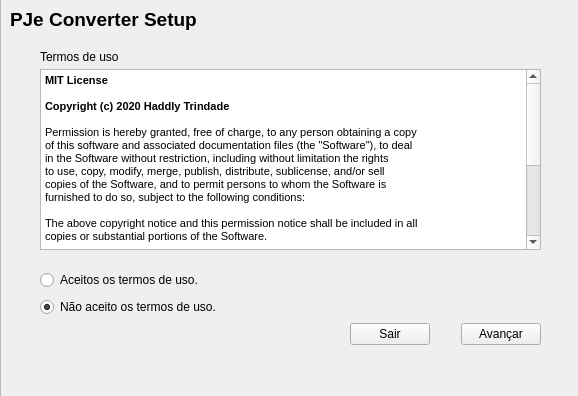
<?xml version="1.0" encoding="UTF-8"?>
<ui version="4.0">
 <class>Pje_converter_setup</class>
 <widget class="QMainWindow" name="Pje_converter_setup">
  <property name="geometry">
   <rect>
    <x>0</x>
    <y>0</y>
    <width>578</width>
    <height>396</height>
   </rect>
  </property>
  <property name="windowTitle">
   <string>PJe Converter Setup</string>
  </property>
  <property name="windowIcon">
   <iconset resource="resources_pje.qrc">
    <normaloff>:/TJRN/pjeMini.png</normaloff>:/TJRN/pjeMini.png</iconset>
  </property>
  <widget class="QWidget" name="centralwidget">
   <widget class="QFrame" name="frame">
    <property name="geometry">
     <rect>
      <x>0</x>
      <y>-1</y>
      <width>581</width>
      <height>401</height>
     </rect>
    </property>
    <property name="frameShape">
     <enum>QFrame::StyledPanel</enum>
    </property>
    <property name="frameShadow">
     <enum>QFrame::Raised</enum>
    </property>
    <widget class="QLabel" name="label_pje_converter_center">
     <property name="geometry">
      <rect>
       <x>10</x>
       <y>0</y>
       <width>281</width>
       <height>41</height>
      </rect>
     </property>
     <property name="font">
      <font>
       <pointsize>14</pointsize>
       <weight>75</weight>
       <bold>true</bold>
      </font>
     </property>
     <property name="text">
      <string>PJe Converter Setup</string>
     </property>
    </widget>
    <widget class="QWidget" name="horizontalLayoutWidget">
     <property name="geometry">
      <rect>
       <x>350</x>
       <y>300</y>
       <width>191</width>
       <height>71</height>
      </rect>
     </property>
     <layout class="QHBoxLayout" name="horizontalLayout">
      <item>
       <widget class="QPushButton" name="button_exit">
        <property name="text">
         <string>Sair</string>
        </property>
       </widget>
      </item>
      <item>
       <spacer name="horizontalSpacer">
        <property name="orientation">
         <enum>Qt::Horizontal</enum>
        </property>
        <property name="sizeHint" stdset="0">
         <size>
          <width>40</width>
          <height>20</height>
         </size>
        </property>
       </spacer>
      </item>
      <item>
       <widget class="QPushButton" name="button_next">
        <property name="text">
         <string>Avançar</string>
        </property>
       </widget>
      </item>
     </layout>
    </widget>
    <widget class="QTextEdit" name="terms_use">
     <property name="geometry">
      <rect>
       <x>40</x>
       <y>70</y>
       <width>501</width>
       <height>181</height>
      </rect>
     </property>
     <property name="html">
      <string>&lt;!DOCTYPE HTML PUBLIC &quot;-//W3C//DTD HTML 4.0//EN&quot; &quot;http://www.w3.org/TR/REC-html40/strict.dtd&quot;&gt;
&lt;html&gt;&lt;head&gt;&lt;meta name=&quot;qrichtext&quot; content=&quot;1&quot; /&gt;&lt;style type=&quot;text/css&quot;&gt;
p, li { white-space: pre-wrap; }
&lt;/style&gt;&lt;/head&gt;&lt;body style=&quot; font-family:'MS Shell Dlg 2'; font-size:8.25pt; font-weight:400; font-style:normal;&quot;&gt;
&lt;p style=&quot; margin-top:0px; margin-bottom:0px; margin-left:0px; margin-right:0px; -qt-block-indent:0; text-indent:0px;&quot;&gt;&lt;span style=&quot; font-family:'MS Shell Dlg 2'; font-weight:600;&quot;&gt;MIT License&lt;/span&gt;&lt;/p&gt;
&lt;p style=&quot;-qt-paragraph-type:empty; margin-top:0px; margin-bottom:0px; margin-left:0px; margin-right:0px; -qt-block-indent:0; text-indent:0px; font-family:'MS Shell Dlg 2';&quot;&gt;&lt;br /&gt;&lt;/p&gt;
&lt;p style=&quot; margin-top:0px; margin-bottom:0px; margin-left:0px; margin-right:0px; -qt-block-indent:0; text-indent:0px;&quot;&gt;&lt;span style=&quot; font-family:'MS Shell Dlg 2'; font-weight:600;&quot;&gt;Copyright (c) 2020 Haddly Trindade&lt;/span&gt;&lt;/p&gt;
&lt;p style=&quot;-qt-paragraph-type:empty; margin-top:0px; margin-bottom:0px; margin-left:0px; margin-right:0px; -qt-block-indent:0; text-indent:0px; font-family:'MS Shell Dlg 2';&quot;&gt;&lt;br /&gt;&lt;/p&gt;
&lt;p style=&quot; margin-top:0px; margin-bottom:0px; margin-left:0px; margin-right:0px; -qt-block-indent:0; text-indent:0px;&quot;&gt;&lt;span style=&quot; font-family:'MS Shell Dlg 2';&quot;&gt;Permission is hereby granted, free of charge, to any person obtaining a copy&lt;/span&gt;&lt;/p&gt;
&lt;p style=&quot; margin-top:0px; margin-bottom:0px; margin-left:0px; margin-right:0px; -qt-block-indent:0; text-indent:0px;&quot;&gt;&lt;span style=&quot; font-family:'MS Shell Dlg 2';&quot;&gt;of this software and associated documentation files (the &amp;quot;Software&amp;quot;), to deal&lt;/span&gt;&lt;/p&gt;
&lt;p style=&quot; margin-top:0px; margin-bottom:0px; margin-left:0px; margin-right:0px; -qt-block-indent:0; text-indent:0px;&quot;&gt;&lt;span style=&quot; font-family:'MS Shell Dlg 2';&quot;&gt;in the Software without restriction, including without limitation the rights&lt;/span&gt;&lt;/p&gt;
&lt;p style=&quot; margin-top:0px; margin-bottom:0px; margin-left:0px; margin-right:0px; -qt-block-indent:0; text-indent:0px;&quot;&gt;&lt;span style=&quot; font-family:'MS Shell Dlg 2';&quot;&gt;to use, copy, modify, merge, publish, distribute, sublicense, and/or sell&lt;/span&gt;&lt;/p&gt;
&lt;p style=&quot; margin-top:0px; margin-bottom:0px; margin-left:0px; margin-right:0px; -qt-block-indent:0; text-indent:0px;&quot;&gt;&lt;span style=&quot; font-family:'MS Shell Dlg 2';&quot;&gt;copies of the Software, and to permit persons to whom the Software is&lt;/span&gt;&lt;/p&gt;
&lt;p style=&quot; margin-top:0px; margin-bottom:0px; margin-left:0px; margin-right:0px; -qt-block-indent:0; text-indent:0px;&quot;&gt;&lt;span style=&quot; font-family:'MS Shell Dlg 2';&quot;&gt;furnished to do so, subject to the following conditions:&lt;/span&gt;&lt;/p&gt;
&lt;p style=&quot;-qt-paragraph-type:empty; margin-top:0px; margin-bottom:0px; margin-left:0px; margin-right:0px; -qt-block-indent:0; text-indent:0px; font-family:'MS Shell Dlg 2';&quot;&gt;&lt;br /&gt;&lt;/p&gt;
&lt;p style=&quot; margin-top:0px; margin-bottom:0px; margin-left:0px; margin-right:0px; -qt-block-indent:0; text-indent:0px;&quot;&gt;&lt;span style=&quot; font-family:'MS Shell Dlg 2';&quot;&gt;The above copyright notice and this permission notice shall be included in all&lt;/span&gt;&lt;/p&gt;
&lt;p style=&quot; margin-top:0px; margin-bottom:0px; margin-left:0px; margin-right:0px; -qt-block-indent:0; text-indent:0px;&quot;&gt;&lt;span style=&quot; font-family:'MS Shell Dlg 2';&quot;&gt;copies or substantial portions of the Software.&lt;/span&gt;&lt;/p&gt;
&lt;p style=&quot;-qt-paragraph-type:empty; margin-top:0px; margin-bottom:0px; margin-left:0px; margin-right:0px; -qt-block-indent:0; text-indent:0px; font-family:'MS Shell Dlg 2';&quot;&gt;&lt;br /&gt;&lt;/p&gt;
&lt;p style=&quot; margin-top:0px; margin-bottom:0px; margin-left:0px; margin-right:0px; -qt-block-indent:0; text-indent:0px;&quot;&gt;&lt;span style=&quot; font-family:'MS Shell Dlg 2';&quot;&gt;THE SOFTWARE IS PROVIDED &amp;quot;AS IS&amp;quot;, WITHOUT WARRANTY OF ANY KIND, EXPRESS OR&lt;/span&gt;&lt;/p&gt;
&lt;p style=&quot; margin-top:0px; margin-bottom:0px; margin-left:0px; margin-right:0px; -qt-block-indent:0; text-indent:0px;&quot;&gt;&lt;span style=&quot; font-family:'MS Shell Dlg 2';&quot;&gt;IMPLIED, INCLUDING BUT NOT LIMITED TO THE WARRANTIES OF MERCHANTABILITY,&lt;/span&gt;&lt;/p&gt;
&lt;p style=&quot; margin-top:0px; margin-bottom:0px; margin-left:0px; margin-right:0px; -qt-block-indent:0; text-indent:0px;&quot;&gt;&lt;span style=&quot; font-family:'MS Shell Dlg 2';&quot;&gt;FITNESS FOR A PARTICULAR PURPOSE AND NONINFRINGEMENT. IN NO EVENT SHALL THE&lt;/span&gt;&lt;/p&gt;
&lt;p style=&quot; margin-top:0px; margin-bottom:0px; margin-left:0px; margin-right:0px; -qt-block-indent:0; text-indent:0px;&quot;&gt;&lt;span style=&quot; font-family:'MS Shell Dlg 2';&quot;&gt;AUTHORS OR COPYRIGHT HOLDERS BE LIABLE FOR ANY CLAIM, DAMAGES OR OTHER&lt;/span&gt;&lt;/p&gt;
&lt;p style=&quot; margin-top:0px; margin-bottom:0px; margin-left:0px; margin-right:0px; -qt-block-indent:0; text-indent:0px;&quot;&gt;&lt;span style=&quot; font-family:'MS Shell Dlg 2';&quot;&gt;LIABILITY, WHETHER IN AN ACTION OF CONTRACT, TORT OR OTHERWISE, ARISING FROM,&lt;/span&gt;&lt;/p&gt;
&lt;p style=&quot; margin-top:0px; margin-bottom:0px; margin-left:0px; margin-right:0px; -qt-block-indent:0; text-indent:0px;&quot;&gt;&lt;span style=&quot; font-family:'MS Shell Dlg 2';&quot;&gt;OUT OF OR IN CONNECTION WITH THE SOFTWARE OR THE USE OR OTHER DEALINGS IN THE&lt;/span&gt;&lt;/p&gt;
&lt;p style=&quot; margin-top:0px; margin-bottom:0px; margin-left:0px; margin-right:0px; -qt-block-indent:0; text-indent:0px;&quot;&gt;&lt;span style=&quot; font-family:'MS Shell Dlg 2';&quot;&gt;SOFTWARE.&lt;/span&gt;&lt;/p&gt;
&lt;p style=&quot;-qt-paragraph-type:empty; margin-top:0px; margin-bottom:0px; margin-left:0px; margin-right:0px; -qt-block-indent:0; text-indent:0px; font-family:'MS Shell Dlg 2';&quot;&gt;&lt;br /&gt;&lt;/p&gt;&lt;/body&gt;&lt;/html&gt;</string>
     </property>
    </widget>
    <widget class="QWidget" name="verticalLayoutWidget">
     <property name="geometry">
      <rect>
       <x>40</x>
       <y>270</y>
       <width>501</width>
       <height>51</height>
      </rect>
     </property>
     <layout class="QVBoxLayout" name="verticalLayout">
      <item>
       <widget class="QRadioButton" name="button_radio_accept">
        <property name="text">
         <string>Aceitos os termos de uso.</string>
        </property>
       </widget>
      </item>
      <item>
       <widget class="QRadioButton" name="button_radio_not_accept">
        <property name="text">
         <string>Não aceito os termos de uso.</string>
        </property>
        <property name="checked">
         <bool>true</bool>
        </property>
       </widget>
      </item>
     </layout>
    </widget>
    <widget class="QLabel" name="termos_uso_label">
     <property name="geometry">
      <rect>
       <x>40</x>
       <y>50</y>
       <width>91</width>
       <height>16</height>
      </rect>
     </property>
     <property name="text">
      <string>Termos de uso</string>
     </property>
    </widget>
   </widget>
  </widget>
 </widget>
 <resources>
  <include location="resources_pje.qrc"/>
 </resources>
 <connections>
  <connection>
   <sender>button_exit</sender>
   <signal>clicked()</signal>
   <receiver>Pje_converter_setup</receiver>
   <slot>close()</slot>
   <hints>
    <hint type="sourcelabel">
     <x>358</x>
     <y>344</y>
    </hint>
    <hint type="destinationlabel">
     <x>288</x>
     <y>197</y>
    </hint>
   </hints>
  </connection>
  <connection>
   <sender>button_radio_not_accept</sender>
   <signal>clicked(bool)</signal>
   <receiver>button_next</receiver>
   <slot>hide()</slot>
   <hints>
    <hint type="sourcelabel">
     <x>295</x>
     <y>307</y>
    </hint>
    <hint type="destinationlabel">
     <x>502</x>
     <y>344</y>
    </hint>
   </hints>
  </connection>
  <connection>
   <sender>button_radio_accept</sender>
   <signal>toggled(bool)</signal>
   <receiver>button_next</receiver>
   <slot>setVisible(bool)</slot>
   <hints>
    <hint type="sourcelabel">
     <x>295</x>
     <y>281</y>
    </hint>
    <hint type="destinationlabel">
     <x>502</x>
     <y>344</y>
    </hint>
   </hints>
  </connection>
 </connections>
</ui>
